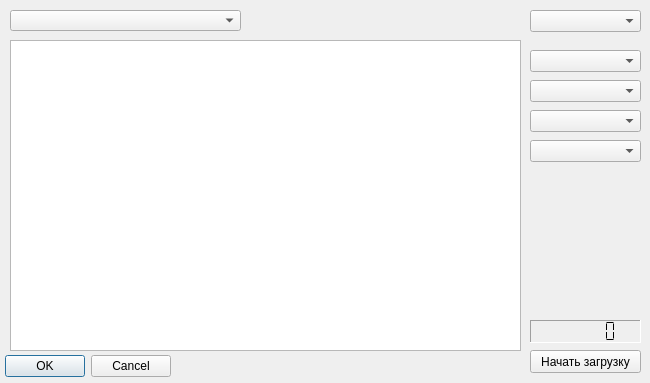
<?xml version="1.0" encoding="UTF-8"?>
<ui version="4.0">
 <class>CSerialDeviceImportDlg</class>
 <widget class="QDialog" name="CSerialDeviceImportDlg">
  <property name="geometry">
   <rect>
    <x>0</x>
    <y>0</y>
    <width>650</width>
    <height>383</height>
   </rect>
  </property>
  <property name="windowTitle">
   <string>Dialog</string>
  </property>
  <widget class="QDialogButtonBox" name="buttonBox">
   <property name="geometry">
    <rect>
     <x>0</x>
     <y>350</y>
     <width>171</width>
     <height>32</height>
    </rect>
   </property>
   <property name="orientation">
    <enum>Qt::Horizontal</enum>
   </property>
   <property name="standardButtons">
    <set>QDialogButtonBox::Cancel|QDialogButtonBox::Ok</set>
   </property>
  </widget>
  <widget class="QComboBox" name="profileName">
   <property name="geometry">
    <rect>
     <x>10</x>
     <y>10</y>
     <width>231</width>
     <height>21</height>
    </rect>
   </property>
  </widget>
  <widget class="QComboBox" name="cbx_com_port">
   <property name="geometry">
    <rect>
     <x>530</x>
     <y>10</y>
     <width>111</width>
     <height>22</height>
    </rect>
   </property>
  </widget>
  <widget class="QComboBox" name="cbx_baudrate">
   <property name="geometry">
    <rect>
     <x>530</x>
     <y>50</y>
     <width>111</width>
     <height>22</height>
    </rect>
   </property>
  </widget>
  <widget class="QComboBox" name="cbx_bits">
   <property name="geometry">
    <rect>
     <x>530</x>
     <y>80</y>
     <width>111</width>
     <height>22</height>
    </rect>
   </property>
  </widget>
  <widget class="QComboBox" name="cbx_parity">
   <property name="geometry">
    <rect>
     <x>530</x>
     <y>110</y>
     <width>111</width>
     <height>22</height>
    </rect>
   </property>
  </widget>
  <widget class="QComboBox" name="cbx_stopbits">
   <property name="geometry">
    <rect>
     <x>530</x>
     <y>140</y>
     <width>111</width>
     <height>22</height>
    </rect>
   </property>
  </widget>
  <widget class="QTextBrowser" name="textBrowser">
   <property name="geometry">
    <rect>
     <x>10</x>
     <y>40</y>
     <width>511</width>
     <height>311</height>
    </rect>
   </property>
  </widget>
  <widget class="QLCDNumber" name="lcdNumber">
   <property name="geometry">
    <rect>
     <x>530</x>
     <y>320</y>
     <width>111</width>
     <height>23</height>
    </rect>
   </property>
   <property name="frameShape">
    <enum>QFrame::Panel</enum>
   </property>
   <property name="frameShadow">
    <enum>QFrame::Sunken</enum>
   </property>
   <property name="lineWidth">
    <number>1</number>
   </property>
   <property name="numDigits">
    <number>6</number>
   </property>
   <property name="digitCount">
    <number>6</number>
   </property>
   <property name="segmentStyle">
    <enum>QLCDNumber::Flat</enum>
   </property>
  </widget>
  <widget class="QPushButton" name="pushButton">
   <property name="geometry">
    <rect>
     <x>530</x>
     <y>350</y>
     <width>111</width>
     <height>23</height>
    </rect>
   </property>
   <property name="text">
    <string>Начать загрузку</string>
   </property>
  </widget>
 </widget>
 <resources/>
 <connections>
  <connection>
   <sender>buttonBox</sender>
   <signal>accepted()</signal>
   <receiver>CSerialDeviceImportDlg</receiver>
   <slot>accept()</slot>
   <hints>
    <hint type="sourcelabel">
     <x>248</x>
     <y>254</y>
    </hint>
    <hint type="destinationlabel">
     <x>157</x>
     <y>274</y>
    </hint>
   </hints>
  </connection>
  <connection>
   <sender>buttonBox</sender>
   <signal>rejected()</signal>
   <receiver>CSerialDeviceImportDlg</receiver>
   <slot>reject()</slot>
   <hints>
    <hint type="sourcelabel">
     <x>316</x>
     <y>260</y>
    </hint>
    <hint type="destinationlabel">
     <x>286</x>
     <y>274</y>
    </hint>
   </hints>
  </connection>
 </connections>
</ui>
